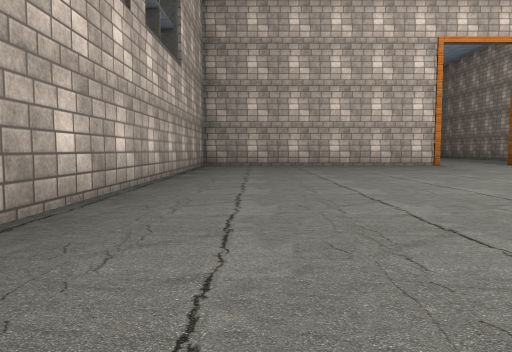
view 1 (above)

14 first-person views from a walk through a 3-D level made in the Unity game engine. The camera is 0.72 m above the floor, tilts 4° down and sees 70° across. The floor is counted in squares, 2 m on a side. Each view is taken from the middle of a square. On the plan, view 1 faces up. The plan holds only what a view shows up to about 9 squares ahead; the rest is blank. The player is left out. Door leaves are left out, so doorways stand open. Some surface patterns are stand-ins.

view 2
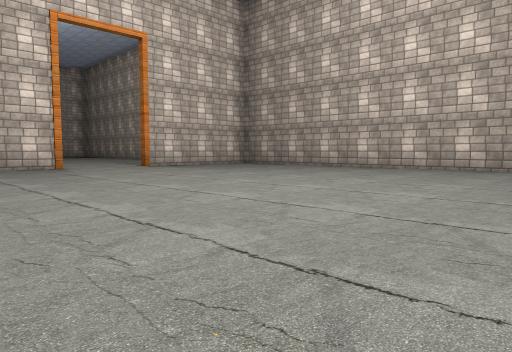

view 3
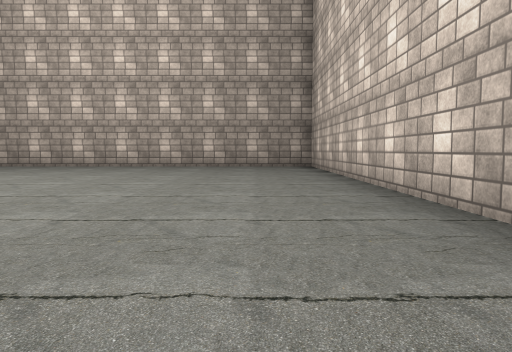

view 4
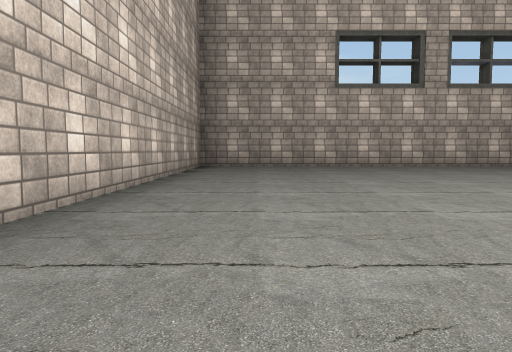

view 5
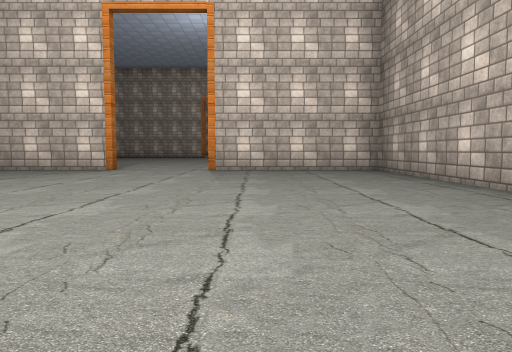

view 6
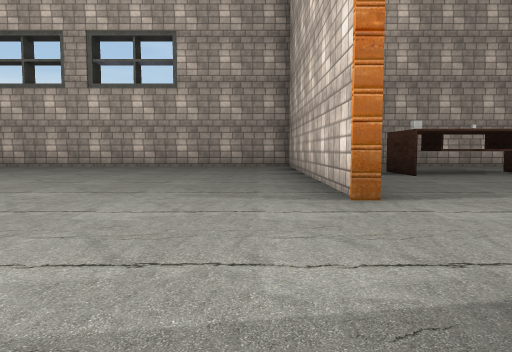

view 7
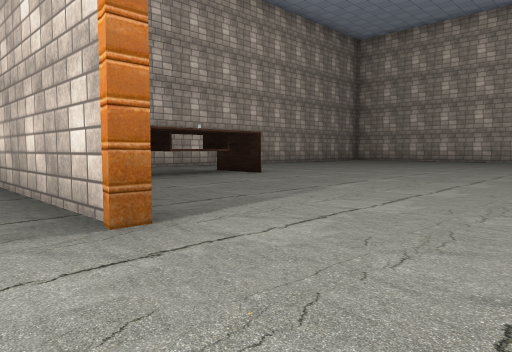

view 8
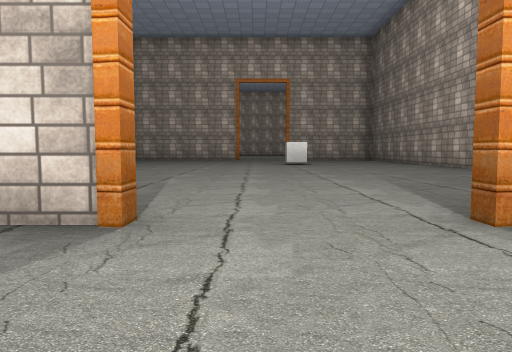

view 9
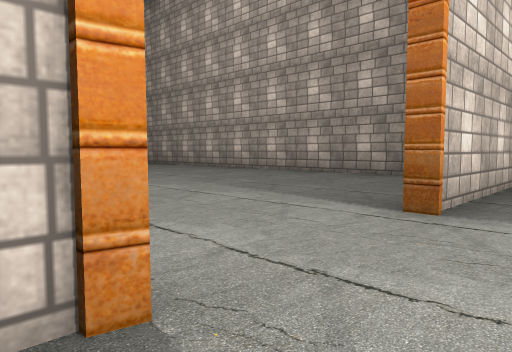

view 10
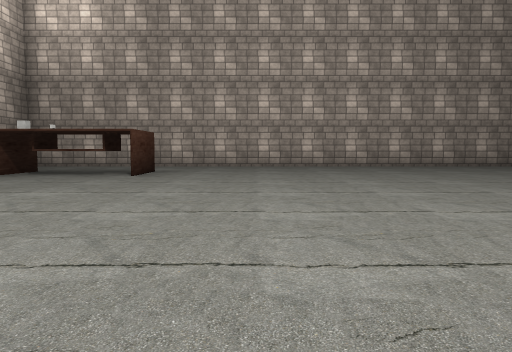

view 11
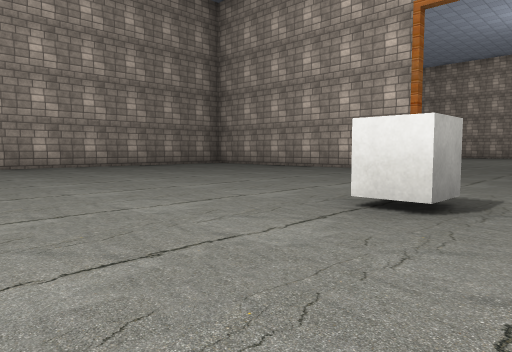

view 12
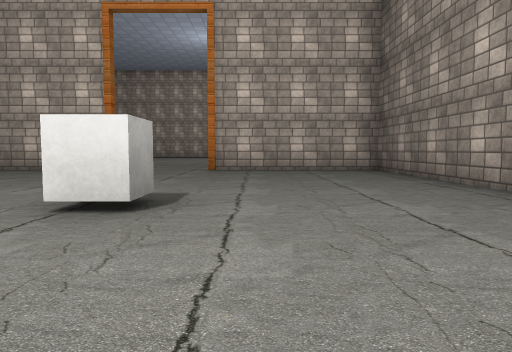

view 13
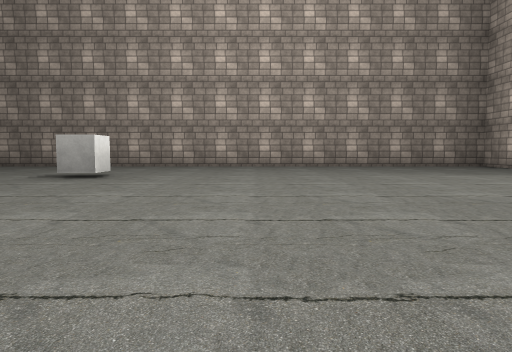

view 14
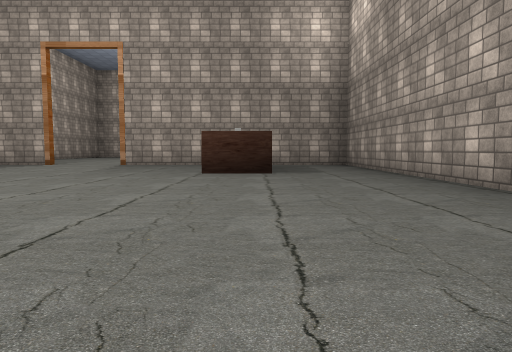

### Floor plan
Ten units are one square. View 1 is at (0, 0); x grows to the right and y downward. Boxes are objects, and circles mark ways between rooms. Rooms are numbered by the first view taken in them; rooms with no view inside come last. Other rooms are left out.
<svg viewBox="-17 -215 116 232">
<path fill="none" stroke="#000" d="M44 -87 -12 -87M94 -87 61 -87M-12 -90 -12 12 93 12 93 -91M31 -208 9 -208M-12 -199 -12 -90M82 -89 92 -89M93 -91 93 -208 61 -208"/>
<rect x="5" y="-125" width="10" height="20" fill="#bbb"><title>table</title></rect>
<rect x="55" y="-165" width="10" height="10" fill="#bbb"><title>cube</title></rect>
<circle cx="55" cy="-90" r="3" fill="#2a7"/>
<text x="40" y="-40">1</text>
<text x="40" y="-150">2</text>
</svg>
Room 1 opens to room 2.

Where each view was taken, in squares from view 1:
view 1: 0 up, 0 right, facing up
view 2: 1 up, 2 right, facing up-right
view 3: 0 up, 1 right, facing right
view 4: 0 up, 7 right, facing left
view 5: 2 up, 7 right, facing up
view 6: 8 up, 7 right, facing left
view 7: 8 up, 6 right, facing up-left
view 8: 7 up, 5 right, facing up
view 9: 8 up, 4 right, facing up-right
view 10: 14 up, 7 right, facing left
view 11: 14 up, 7 right, facing up-left
view 12: 14 up, 7 right, facing up
view 13: 14 up, 1 right, facing right
view 14: 18 up, 1 right, facing down
